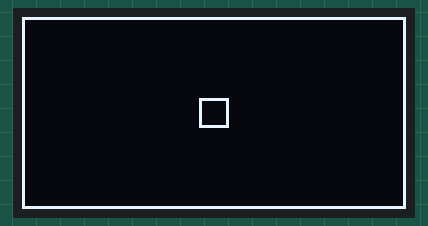
Bench run of a sketch on a simulated Arduino Uno, built with avr-gcc and run on an emulated ATmega328P. Shown: 128×64 one-colour display.

Above: at 0.21 s.
At 5.02 s:
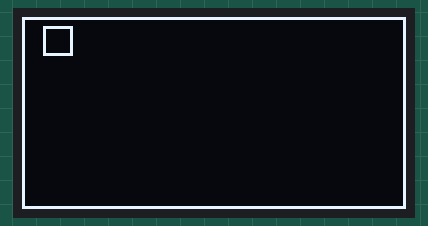
At 9.83 s:
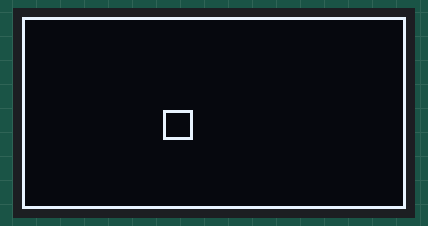
At 19.76 s:
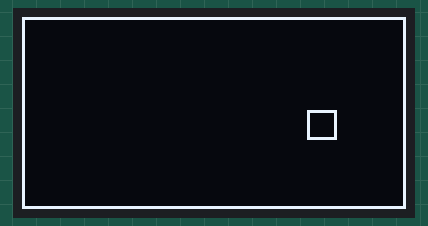
At 29.69 s:
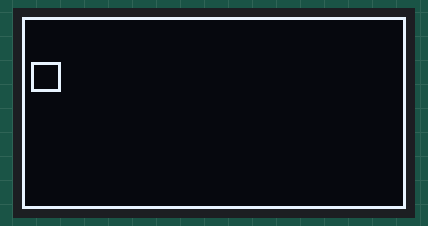
At 39.62 s:
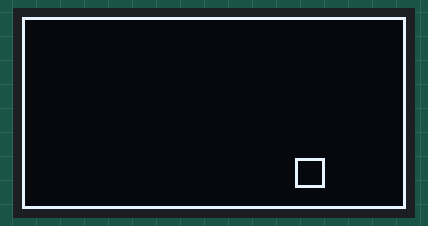

The sketch:

flybox2.ino
```cpp
#include <Arduino.h>
#include <U8g2lib.h>
#include <Wire.h>

U8G2_SH1106_128X64_NONAME_F_HW_I2C u8g2(U8G2_R0, U8X8_PIN_NONE, SCL, SDA);

void setup()
{
  u8g2.begin();
}

int bx = 128/2-5;
int by = 64/2-5;
int dx = 1;
int dy = 1;

void loop()
{
  u8g2.clearBuffer();

  u8g2.drawFrame(0, 0, 128, 64);
  u8g2.drawFrame(bx, by, 10, 10);

  bx = bx + dx;
  by = by + dy;

  if (bx+10 >= 127 || bx <= 1)
    dx = -dx;
  if (by+10 >= 63 || by <= 1)
    dy = -dy;

  u8g2.sendBuffer();
}
```
